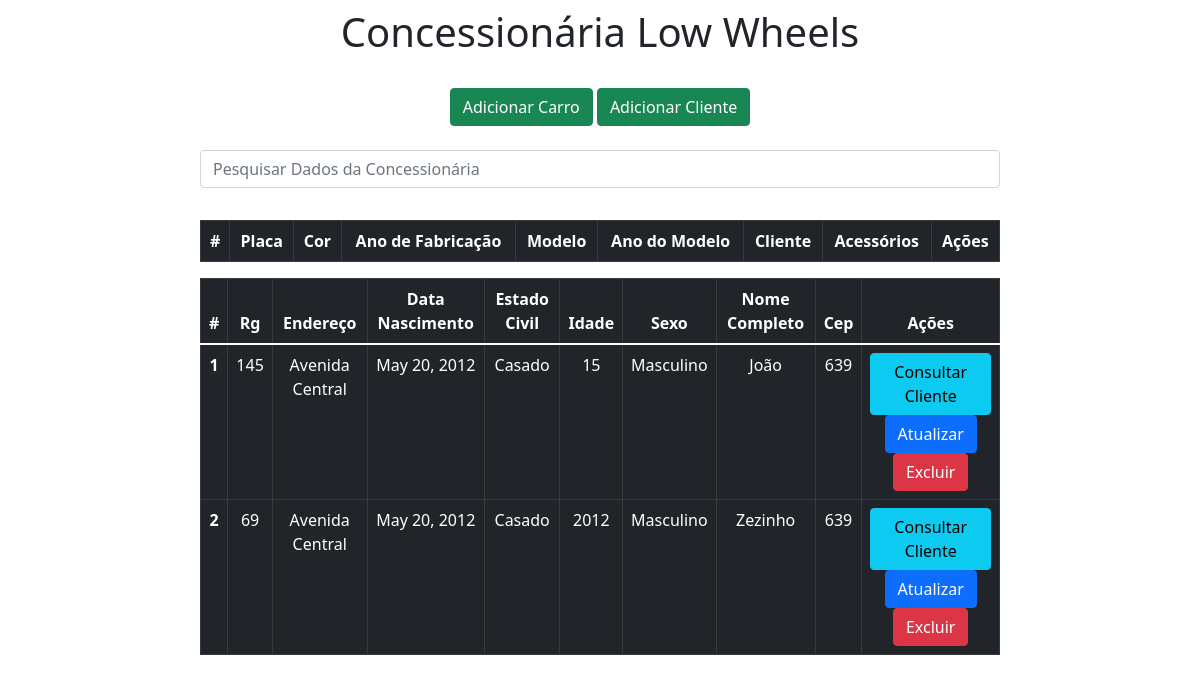
Before: / with the older database file.
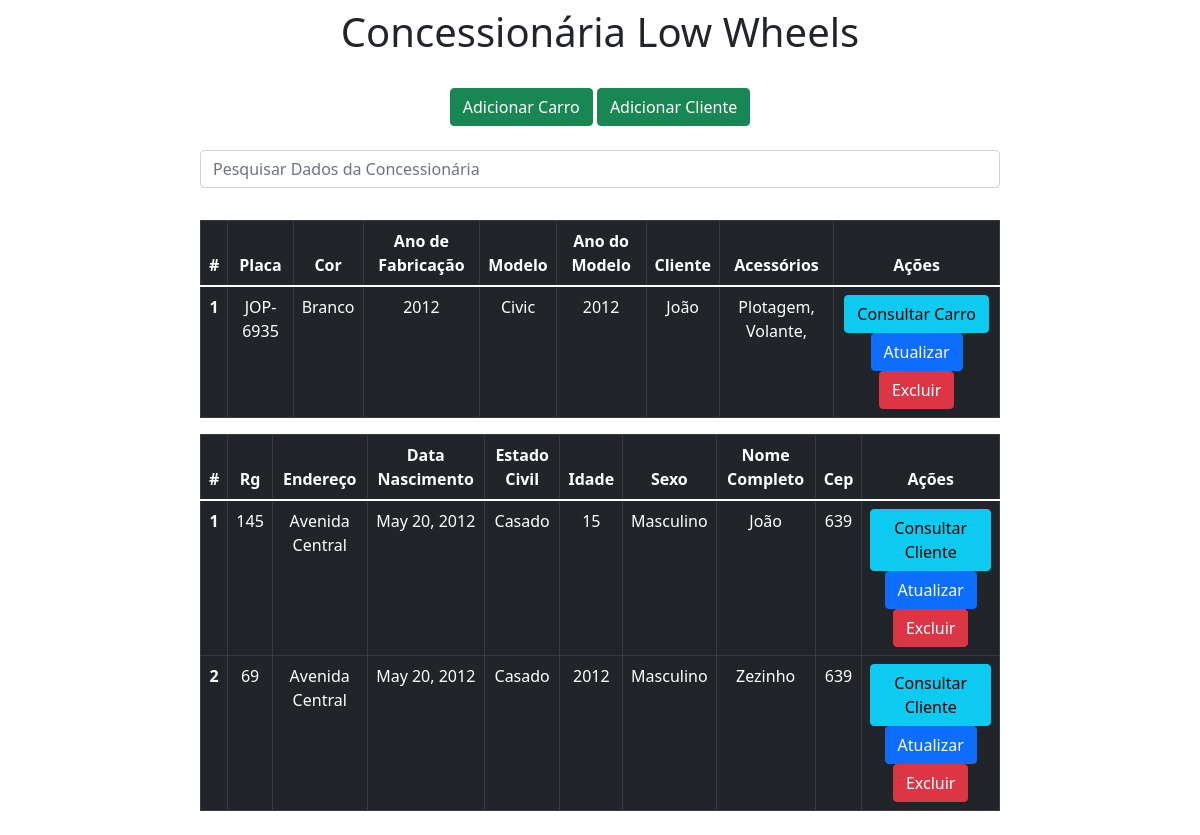
After: the same page with the newer database file.
### bd/models.py (models this page shows)
class Cliente(models.Model):
    rg = models.CharField(primary_key=True, max_length=15)
    endereco = models.CharField(max_length=100)
    data_nascimento = models.DateField()
    estado_civil = models.CharField(max_length=20)
    idade = models.IntegerField()
    sexo = models.CharField(max_length=45)
    nome_completo = models.CharField(max_length=65)
    cep = models.CharField(max_length=15)
    def __str__(self):
        return self.nome_completo

class Carro(models.Model):
    placa = models.CharField(primary_key=True, max_length=8)
    cor = models.CharField(max_length=45)
    ano_fabricacao = models.IntegerField()
    modelo = models.CharField(max_length=20)
    ano_modelo = models.IntegerField()
    cliente = models.ForeignKey('Cliente', on_delete=models.CASCADE)
    acessorios = models.ManyToManyField(Acessorio)

class Acessorio(models.Model):
    codigo_acessorio = models.IntegerField(primary_key=True)
    nome_acessorio = models.CharField(max_length=300)
    def __str__(self):
        return self.nome_acessorio

### bd/views.py (the view)
# urls.py: 2. Add a URL to urlpatterns:  path('', views.home, name='home')
def home(request):
    data = {}
    search = request.GET.get('search')
    if search:
        data['carro'] = Carro.objects.filter(placa__icontains=search)
        data['cliente'] = Cliente.objects.filter(rg__icontains=search)
    else:
        data['carro'] = Carro.objects.all()
        data['cliente'] = Cliente.objects.all()
    return render(request, 'index.html', data)

### bd/templates/index.html (shortened to what this page needs)
<!DOCTYPE html>
<html lang="pt-br">
<head>
    <link rel="stylesheet" href="https://cdn.jsdelivr.net/npm/bootstrap@5.1.3/dist/css/bootstrap.min.css" rel="stylesheet">
</head>
<body>
    <div class = "col-8 m-auto pt-2 pb-2 text-center">
        <h1>Concessionária Low Wheels</h1>
    </div>
    <div class = "col-8 m-auto pt-3 pb-2 text-center">
        <a href = "/form" class = "btn btn-success">Adicionar Carro</a>
        <a href = "/cliente" class = "btn btn-success">Adicionar Cliente</a>
    </div>
     <div class = "col-8 m-auto pt-3 pb-2 text-center">
         <form method="get">
             <input type="text" id="search" name="search" class="form-control" placeholder="Pesquisar Dados da Concessionária">
         </form>
    </div>
    <div class = "col-8 m-auto pt-4 pb-2 text-center">
        <table class="table table-bordered table-dark">
          <thead>
            <tr>
              <th scope="col">#</th>
              <th scope="col">Placa</th>
              <th scope="col">Cor</th>
              <th scope="col">Ano de Fabricação</th>
              <th scope="col">Modelo</th>
              <th scope="col">Ano do Modelo</th>
              <th scope="col">Cliente</th>
              <th scope="col">Acessórios</th>
              <th scope="col">Ações</th>
            </tr>
          </thead>
          <tbody>
          {% for dbs in carro%}
             <tr>
                <th scope="row">{{ forloop.counter }}</th>
                <td>{{dbs.placa}}</td>
                <td>{{dbs.cor}}</td>
                <td>{{dbs.ano_fabricacao}}</td>
                <td>{{dbs.modelo}}</td>
                <td>{{dbs.ano_modelo}}</td>
                <td>{{dbs.cliente}}</td>
                <td>
                {% for a in dbs.acessorios.all %}
                    {{a}},
                {% endfor %}
                <td>
                    <a href="/view/{{dbs.placa}}/" class="btn btn-info" >Consultar Carro</a>
                    <a href="/edit/{{dbs.placa}}/" class="btn btn-primary" >Atualizar</a>
                    <a href="/delete/{{dbs.placa}}/" class="btn btn-danger btnExcluir" >Excluir</a>
                </td>
             </tr>
          {% endfor %}
          </tbody>
        </table>
        <table class="table table-bordered table-dark">
          <thead>
            <tr>
              <th scope="col">#</th>
              <th scope="col">Rg</th>
              <th scope="col">Endereço</th>
              <th scope="col">Data Nascimento</th>
              <th scope="col">Estado Civil</th>
              <th scope="col">Idade</th>
              <th scope="col">Sexo</th>
              <th scope="col">Nome Completo</th>
              <th scope="col">Cep</th>
              <th scope="col">Ações</th>
            </tr>
          </thead>
          <tbody>
          {% for dbs in cliente%}
             <tr>
                <th scope="row">{{ forloop.counter }}</th>
                <td>{{dbs.rg}}</td>
                <td>{{dbs.endereco}}</td>
                <td>{{dbs.data_nascimento}}</td>
                <td>{{dbs.estado_civil}}</td>
                <td>{{dbs.idade}}</td>
                <td>{{dbs.sexo}}</td>
                <td>{{dbs.nome_completo}}</td>
                <td>{{dbs.cep}}</td>
                <td>
                    <a href="/clienteview/{{dbs.rg}}/" class="btn btn-info" >Consultar Cliente</a>
                    <a href="/clienteedit/{{dbs.rg}}/" class="btn btn-primary" >Atualizar</a>
                    <a href="/clientedelete/{{dbs.rg}}/" class="btn btn-danger btnExcluir" >Excluir</a>
                </td>
             </tr>
          {% endfor %}
          </tbody>
        </table>
    </div>
    {% load static %}
</body>
</html>

Changed rows visible on the page:
added Carro: placa "JOP-6935", cor "Branco", ano_fabricacao "2012", modelo "Civic", ano_modelo "2012", cliente "João"
now on this page (row unchanged): Acessorio: nome_acessorio "Plotagem"
now on this page (row unchanged): Acessorio: nome_acessorio "Volante"
